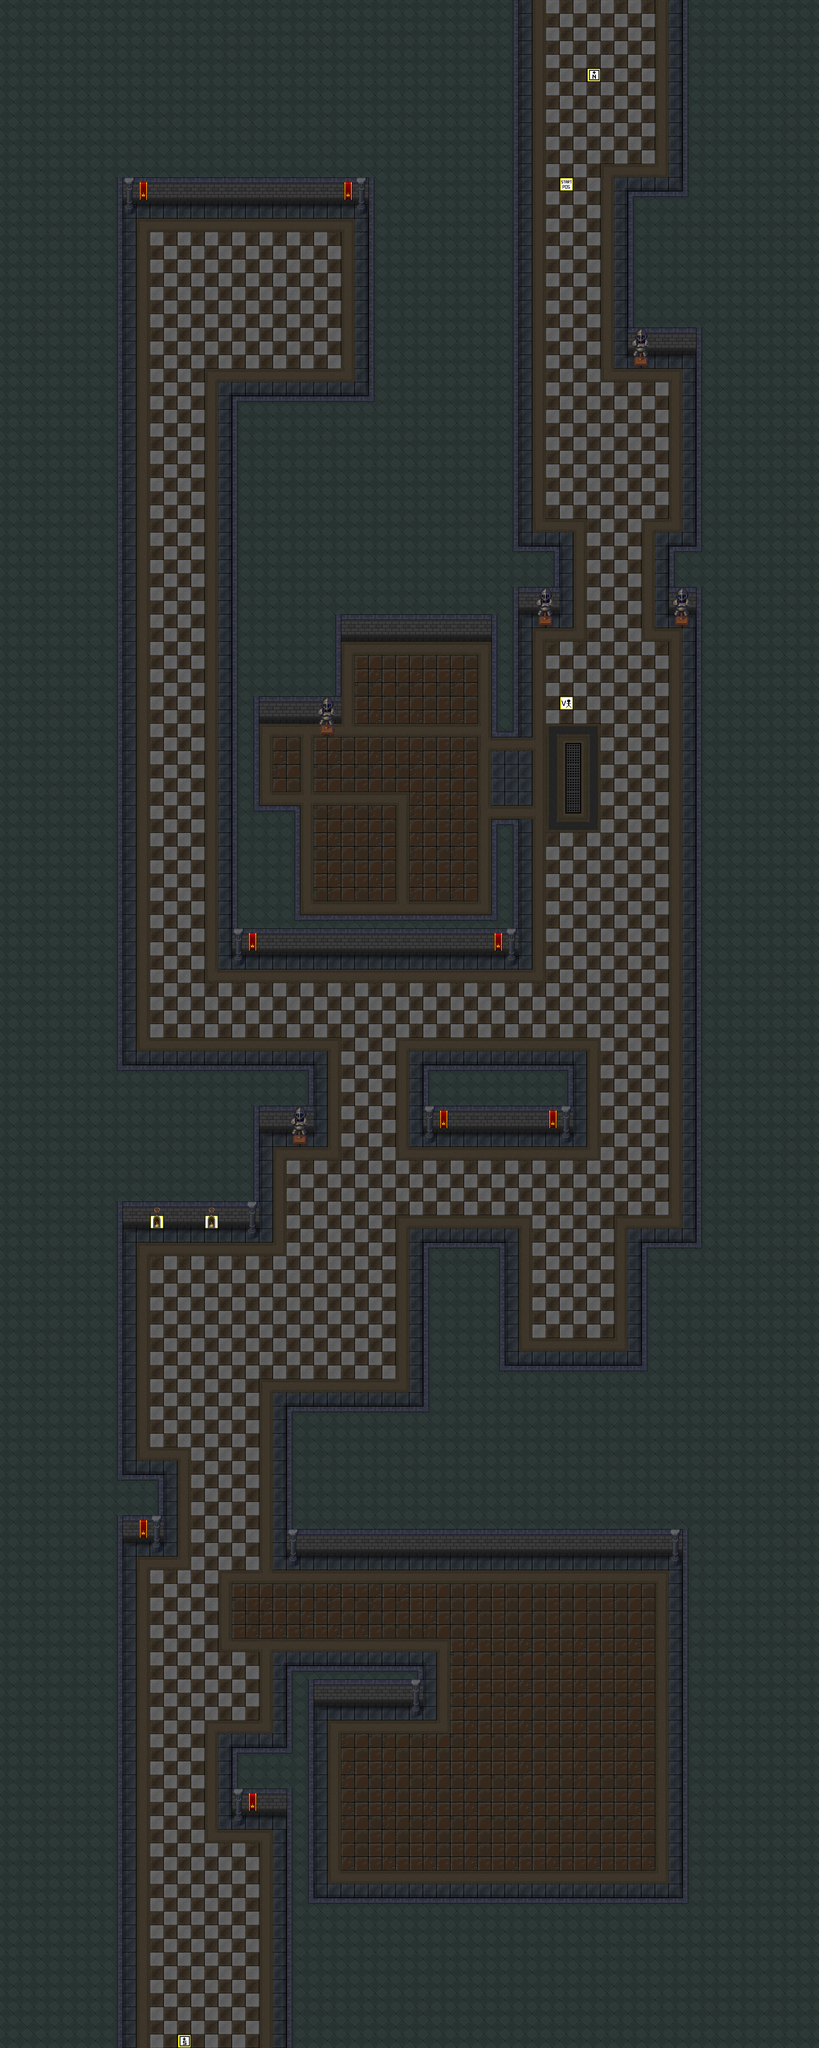

Tiled map render using the project's own tile images. Description and the map definition, with tile-layer contents summarised, below:
An orthogonal 60x150 tile map with 64x64 px tiles, 3 tile layers (game tiles, extra game tiles, marker tiles), 2 tilesets and 29 objects (29x Collision).

<map version="1.4" tiledversion="1.4.3" orientation="orthogonal" renderorder="left-up" compressionlevel="0" width="60" height="150" tilewidth="64" tileheight="64" infinite="0" nextlayerid="86" nextobjectid="620">
 <tileset firstgid="1" name="marker_tiles" tilewidth="64" tileheight="64" tilecount="100" columns="10">
  <image source="marker_tiles.png" width="640" height="640" />
 </tileset>
 <tileset firstgid="101" name="tileset2" tilewidth="64" tileheight="64" tilecount="616" columns="22">
  <image source="tileset2.png" width="1408" height="1792" />
 </tileset>
 <layer id="81" name="game tiles" width="60" height="150">
  <data>[9000 cells, 9000 non-empty, 59 distinct tile ids]</data>
 </layer>
 <layer id="82" name="extra game tiles" width="60" height="150">
  <data>[9000 cells, 86 non-empty, 13 distinct tile ids]</data>
 </layer>
 <layer id="83" name="marker tiles" width="60" height="150">
  <data>[9000 cells, 6 non-empty, 5 distinct tile ids]</data>
 </layer>
 <objectgroup color="#ffaa00" id="14" name="collision" visible="0">
  <object id="574" name="Wall" type="Collision" x="1344" y="6592" width="2496" height="704" />
  <object id="575" name="Wall" type="Collision" x="0" y="0" width="2432" height="960" />
  <object id="577" name="Wall" type="Collision" x="0" y="4992" width="1216" height="768" />
  <object id="578" name="Wall" type="Collision" x="0" y="5760" width="576" height="3840" />
  <object id="579" name="Wall" type="Collision" x="1984" y="5824" width="384" height="768" />
  <object id="581" name="Wall" type="Collision" x="2432" y="2560" width="192" height="320" />
  <object id="584" name="Wall" type="Collision" x="1216" y="4992" width="256" height="320" />
  <object id="585" name="Wall" type="Collision" x="576" y="6912" width="192" height="320" />
  <object id="586" name="Wall" type="Collision" x="1088" y="8192" width="256" height="320" />
  <object id="590" name="Wall" type="Collision" x="3200" y="0" width="640" height="896" />
  <object id="591" name="Wall" type="Collision" x="2944" y="896" width="896" height="768" />
  <object id="596" name="Wall" type="Collision" x="2368" y="6400" width="1472" height="192" />
  <object id="597" name="Wall" type="Collision" x="3008" y="5824" width="832" height="576" />
  <object id="599" name="Wall" type="Collision" x="3264" y="1664" width="576" height="4160" />
  <object id="600" name="Wall" type="Collision" x="1984" y="4992" width="704" height="320" />
  <object id="601" name="Wall" type="Collision" x="1088" y="1856" width="512" height="1536" />
  <object id="602" name="Wall" type="Collision" x="2304" y="3840" width="128" height="448" />
  <object id="603" name="Wall" type="Collision" x="1408" y="4288" width="1024" height="192" />
  <object id="604" name="Wall" type="Collision" x="1088" y="3776" width="320" height="704" />
  <object id="605" name="Wall" type="Collision" x="3200" y="7296" width="640" height="1600" />
  <object id="606" name="Wall" type="Collision" x="1344" y="8896" width="2496" height="704" />
  <object id="607" name="Wall" type="Collision" x="1344" y="8000" width="128" height="896" />
  <object id="609" name="Wall" type="Collision" x="1344" y="7808" width="640" height="192" />
  <object id="610" name="Wall" type="Collision" x="2304" y="3008" width="128" height="448" />
  <object id="612" name="Wall" type="Collision" x="0" y="960" width="576" height="4032" />
  <object id="613" name="Wall" type="Collision" x="1600" y="1856" width="832" height="1152" />
  <object id="614" name="Wall" type="Collision" x="1728" y="960" width="704" height="896" />
  <object id="618" name="Wall" type="Collision" x="3136" y="2560" width="128" height="320" />
  <object id="619" name="Wall" type="Collision" x="1088" y="3392" width="128" height="384" />
 </objectgroup>
</map>
